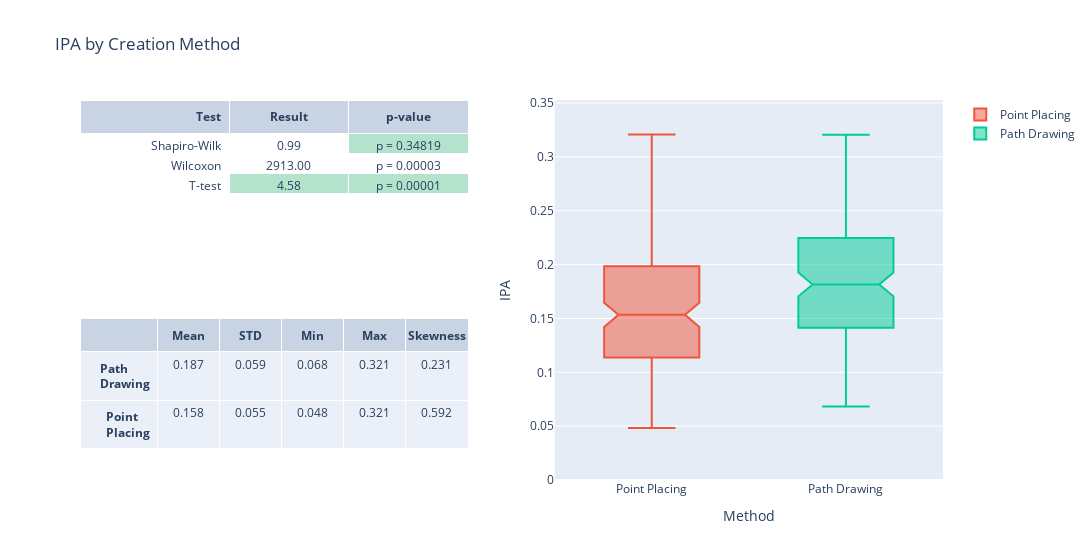

Notebook source saved alongside this figure:
### Code cell
stats_table = go.Table(columnwidth=[5,4,4,4,4], name='Summary')
stats_table.header = dict(
    values=summary_header, 
    align = ['right', 'center'],)
stats_table.cells = dict(
        values=summary_values,
        align = ['right', 'center'],
        format=["", ".3f"],
        )

results_table = go.Table(columnwidth=[5,4,4])
results_table.header = dict(
    values= results_header, 
    align = ['right', 'center'],)
results_table.cells = dict(
        values=results_values,
        align = ['right', 'center'],
        format=["", ".2f", ".5f"],
        fill_color=fill_color,
        prefix=results_prefix,
        )

ipa_fig = make_subplots(
    rows=2, cols=2,
    shared_xaxes=False,
    specs=[
        [{"type": "table"}, {"type": "box", "rowspan": 2}],
        [{"type": "table"}, None]
    ])

ipa_fig.add_trace(stats_table, row=2, col=1)
ipa_fig.add_trace(go.Box(y=ipa_crt['bimanual'], name="Point Placing", notched=True, notchwidth=0.15), row=1, col=2)
ipa_fig.add_trace(go.Box(y=ipa_crt['unimanual'], name="Path Drawing", notched=True, notchwidth=0.15), row=1, col=2)
ipa_fig.add_trace(results_table, row=1, col=1)

ipa_fig.update_layout(
    title_text="IPA by Creation Method",
    width=1200,
    xaxis_title='Method',
    yaxis_title='IPA',
)

ipa_max = max(ipa_uni.max(), ipa_bi.max())
ipa_min = min(ipa_uni.min(), ipa_bi.min())
ipa_min = 0 if ipa_min > 0 else ipa_min
ipa_range = 0.025 * (ipa_max - ipa_min)
ipa_fig.update_yaxes(range=[0,max(1.1*ipa_uni.max(), 1.1*ipa_bi.max())])
ipa_fig.show()

### Figure 1 — Plotly figure (JSON) as saved in the notebook; plotly's stock layout.template omitted (floating-point values rounded to 4 significant figures; data arrays with more than 128 entries replaced by an {"elided": "..."} marker saying what was removed)
{"data": [{"cells": {"align": ["right", "center"], "format": ["", ".3f"], "values": [["<b>Path Drawing</b>", "<b>Point Placing</b>"], [0.1865, 0.1577], [0.05858, 0.05524], [0.06821, 0.04828], [0.3206, 0.3208], [0.2314, 0.5922]]}, "columnwidth": [5, 4, 4, 4, 4], "domain": {"x": [0, 0.45], "y": [0, 0.425]}, "header": {"align": ["right", "center"], "values": ["", "<b>Mean</b>", "<b>STD</b>", "<b>Min</b>", "<b>Max</b>", "<b>Skewness</b>"]}, "name": "Summary", "type": "table"}, {"name": "Point Placing", "notched": true, "notchwidth": 0.15, "type": "box", "xaxis": "x", "y": {"elided": "140 float values"}, "yaxis": "y"}, {"name": "Path Drawing", "notched": true, "notchwidth": 0.15, "type": "box", "xaxis": "x", "y": {"elided": "140 float values"}, "yaxis": "y"}, {"cells": {"align": ["right", "center"], "fill": {"color": [["white", "white", "white"], ["white", "white", "rgb(179,226,205)"], ["rgb(179,226,205)", "white", "rgb(179,226,205)"]]}, "format": ["", ".2f", ".5f"], "prefix": ["", "", "p = "], "values": [["Shapiro-Wilk", "Wilcoxon", "T-test"], [0.9892, 2913, 4.577], [0.3482, 2.6e-05, 1.035e-05]]}, "columnwidth": [5, 4, 4], "domain": {"x": [0, 0.45], "y": [0.575, 1]}, "header": {"align": ["right", "center"], "values": ["<b>Test</b>", "<b>Result</b>", "<b>p-value</b>"]}, "type": "table"}], "layout": {"title": {"text": "IPA by Creation Method"}, "width": 1200, "xaxis": {"anchor": "y", "domain": [0.55, 1], "title": {"text": "Method"}}, "yaxis": {"anchor": "x", "domain": [0, 1], "range": [0, 0.3528], "title": {"text": "IPA"}}}}
